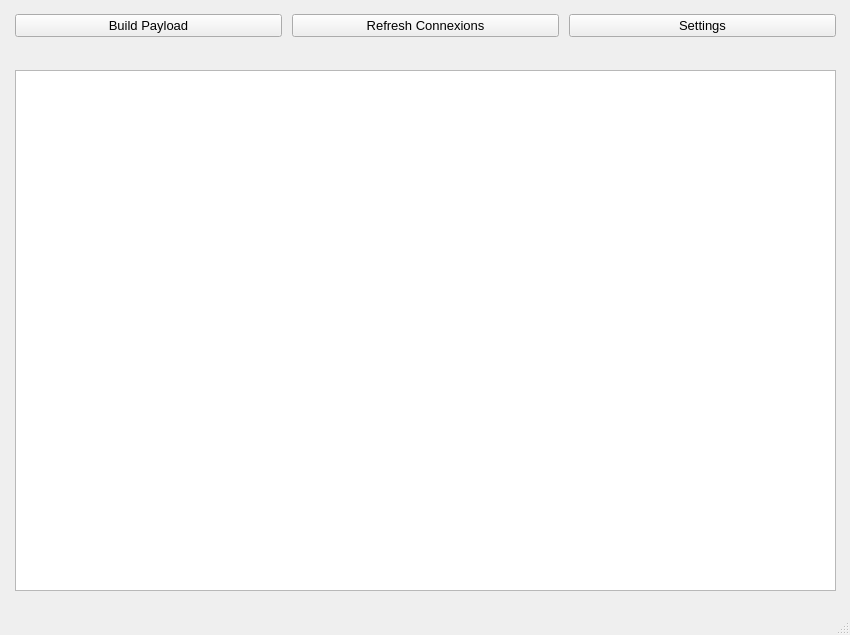
<?xml version="1.0" encoding="UTF-8"?>
<ui version="4.0">
 <class>MainWindow</class>
 <widget class="QMainWindow" name="MainWindow">
  <property name="geometry">
   <rect>
    <x>0</x>
    <y>0</y>
    <width>850</width>
    <height>635</height>
   </rect>
  </property>
  <property name="windowTitle">
   <string>PyRAT</string>
  </property>
  <property name="windowIcon">
   <iconset>
    <normaloff>../icons/pyrat_icon_fullsize.png</normaloff>../icons/pyrat_icon_fullsize.png</iconset>
  </property>
  <widget class="QWidget" name="centralwidget">
   <widget class="QWidget" name="gridLayoutWidget">
    <property name="geometry">
     <rect>
      <x>0</x>
      <y>-10</y>
      <width>851</width>
      <height>71</height>
     </rect>
    </property>
    <layout class="QGridLayout" name="gridLayout">
     <property name="leftMargin">
      <number>15</number>
     </property>
     <property name="topMargin">
      <number>20</number>
     </property>
     <property name="rightMargin">
      <number>15</number>
     </property>
     <property name="bottomMargin">
      <number>20</number>
     </property>
     <property name="spacing">
      <number>10</number>
     </property>
     <item row="0" column="0">
      <widget class="QPushButton" name="buildButton">
       <property name="font">
        <font>
         <pointsize>10</pointsize>
        </font>
       </property>
       <property name="styleSheet">
        <string notr="true"/>
       </property>
       <property name="text">
        <string>Build Payload</string>
       </property>
       <property name="icon">
        <iconset>
         <normaloff>../icons/build.png</normaloff>../icons/build.png</iconset>
       </property>
       <property name="iconSize">
        <size>
         <width>20</width>
         <height>20</height>
        </size>
       </property>
      </widget>
     </item>
     <item row="0" column="1">
      <widget class="QPushButton" name="refreshButton">
       <property name="font">
        <font>
         <pointsize>10</pointsize>
        </font>
       </property>
       <property name="text">
        <string>Refresh Connexions</string>
       </property>
       <property name="icon">
        <iconset>
         <normaloff>../icons/refresh.png</normaloff>../icons/refresh.png</iconset>
       </property>
       <property name="iconSize">
        <size>
         <width>20</width>
         <height>20</height>
        </size>
       </property>
      </widget>
     </item>
     <item row="0" column="2">
      <widget class="QPushButton" name="settingsButton">
       <property name="font">
        <font>
         <pointsize>10</pointsize>
        </font>
       </property>
       <property name="text">
        <string>Settings</string>
       </property>
       <property name="icon">
        <iconset>
         <normaloff>../icons/settings.png</normaloff>../icons/settings.png</iconset>
       </property>
       <property name="iconSize">
        <size>
         <width>20</width>
         <height>20</height>
        </size>
       </property>
      </widget>
     </item>
    </layout>
   </widget>
   <widget class="QWidget" name="gridLayoutWidget_2">
    <property name="geometry">
     <rect>
      <x>0</x>
      <y>50</y>
      <width>851</width>
      <height>561</height>
     </rect>
    </property>
    <layout class="QGridLayout" name="gridLayout_2">
     <property name="leftMargin">
      <number>15</number>
     </property>
     <property name="topMargin">
      <number>20</number>
     </property>
     <property name="rightMargin">
      <number>15</number>
     </property>
     <property name="bottomMargin">
      <number>20</number>
     </property>
     <item row="1" column="1">
      <widget class="QListView" name="connexionList">
       <property name="contextMenuPolicy">
        <enum>Qt::CustomContextMenu</enum>
       </property>
       <property name="editTriggers">
        <set>QAbstractItemView::NoEditTriggers</set>
       </property>
       <property name="alternatingRowColors">
        <bool>true</bool>
       </property>
       <property name="viewMode">
        <enum>QListView::ListMode</enum>
       </property>
      </widget>
     </item>
    </layout>
   </widget>
  </widget>
  <widget class="QMenuBar" name="menubar">
   <property name="geometry">
    <rect>
     <x>0</x>
     <y>0</y>
     <width>850</width>
     <height>21</height>
    </rect>
   </property>
  </widget>
  <widget class="QStatusBar" name="statusbar"/>
 </widget>
 <resources/>
 <connections/>
</ui>
